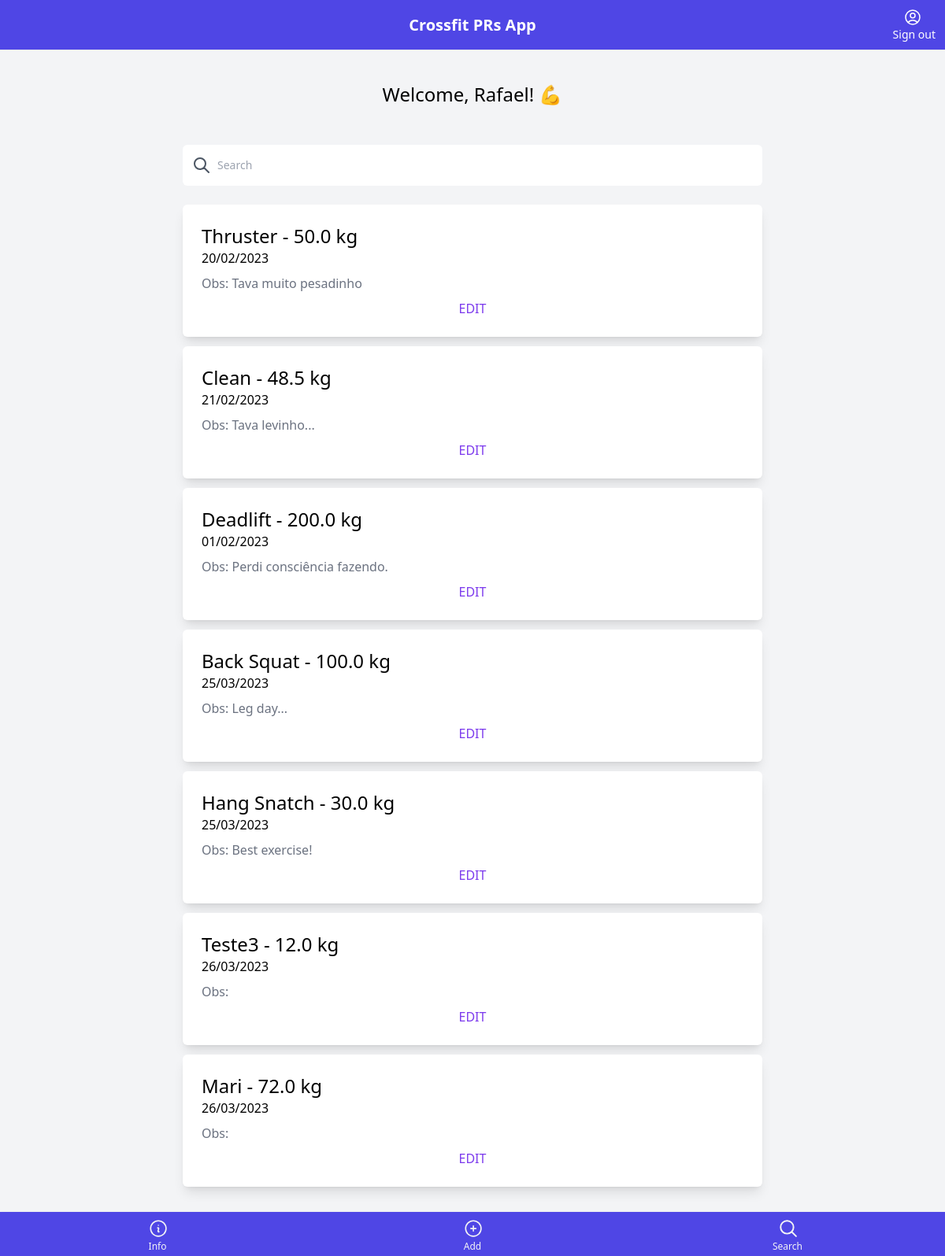
The app's page / (signed in) with its own data.
### core/models.py (models this page shows, shortened)
class Item(models.Model):
    name = models.CharField(max_length=255)
    observation = models.TextField(blank=True, null=True)
    personal_record = models.FloatField()
    pr_date = models.DateField()
    created_by = models.ForeignKey(User, related_name='items', on_delete=models.CASCADE)
    created_at = models.DateTimeField(auto_now_add=True)

### core/views.py (the view)
# urls.py: path('', views.index, name='index'),
@login_required
def index(request):
     query = request.GET.get('query','')
     items = Item.objects.filter(created_by=request.user)
     if query:
          items = items.filter(name__icontains=query)
     return render(request, 'core/index.html', {
          'items': items,
          'query': query
     })

### core/templates/core/index.html (shortened to what this page needs)
{% extends 'core/base.html' %}
{% block content %}
    <h2 class="mb-12 text-2xl text-center"> Welcome, {{ request.user.first_name }}! 💪 </h2>
    <form method="get" action="{% url 'core:index' %}">
        <div class="flex items-center">
            <div class="relative text-gray-600 focus-within:text-gray-400 w-full">
                <span class="absolute inset-y-0 left-0 flex items-center pl-2">
                  <button type="submit" class="p-1 focus:outline-none">
                    <svg fill="none" stroke="currentColor" stroke-linecap="round" stroke-linejoin="round" stroke-width="2" viewBox="0 0 24 24" class="w-6 h-6"><path d="M21 21l-6-6m2-5a7 7 0 11-14 0 7 7 0 0114 0z"></path></svg>
                  </button>
                </span>
                <input type="search" name="query" class=" w-full py-4 text-sm rounded-md pl-11 pr-5 focus:outline-none focus:bg-white focus:text-gray-900" placeholder="Search" value="{{ query }}" autocomplete="off">
            </div>
        </div>
    </form>
    <div class="mt-6 pb-12 rounded-md">
        <div class= "grid grid-cols-1 gap-3">
            {% for item in items %}
                <div>
                    <a href="{% url 'edit' item.id %}">
                        <div class="p-6 bg-white rounded-md shadow-lg">
                            <h2 class="text-2xl font-medium">{{ item.name }} - {{ item.personal_record }} kg</h2>
                            <p class="text-black-500">{{ item.pr_date|date:"d/m/Y" }} </p>
                            <p class="text-gray-500 py-2">Obs: {{ item.observation }} </p>
                            <p class="text-center text-violet-600 font-medium">EDIT</p>
                        </div>
                    </a>
                </div>
            {% endfor %}
        </div>
    </div>
{% endblock  %}

### core/templates/core/base.html (shortened to what this page needs)
{% load static %}
<!DOCTYPE html>
<html lang="en">
<head>
    <script src="https://cdn.tailwindcss.com"></script>
</head>
<body class="bg-gray-100">
	<nav class="py-6 px-6 flex justify-center items-center border-b border-gray-200 bg-indigo-600 h-16 sticky top-0 relative z-10">
		<a href="/" class="text-xl font-semibold text-white flex-grow text-center">Crossfit PRs App</a>
		<a href="{% if user.is_authenticated %}{% url 'core:logout' %}{% else %}{% url 'core:login' %}{% endif %}" class="flex items-center absolute right-3">
		  <div class="flex flex-col items-center">
			<span class="ml-2 text-white text-sm font-medium">
			  {% if user.is_authenticated %}
				Sign out
			  {% else %}
				Login
			  {% endif %}
			</span>
		  </div>
		</a>
	</nav>
    <div class="max-w-3xl mx-auto px-4 py-10">
        {% block content %}
        {% endblock  %}
    </div>
	<div class="w-full h-full">
		<section id="bottom-navigation" class="block fixed inset-x-0 bottom-0 z-10 bg-indigo-600 shadow">
			<div id="tabs" class="flex justify-between">
				<a href="{% url 'info' %}" class="w-full text-gray-100 focus:text-teal-500 hover:text-teal-500 justify-center inline-block text-center pt-2 pb-1">
					<span class="tab tab-home block text-xs">Info</span>
				</a>
				<a href="{% url 'new' %}" class="w-full text-gray-100 focus:text-teal-500 hover:text-teal-500 justify-center inline-block text-center pt-2 pb-1">
					<svg xmlns="http://www.w3.org/2000/svg" fill="none" viewBox="0 0 22 22" stroke-width="1.5" stroke="currentColor" class="w-8 h-6 inline-block mb-1">
						<path stroke-linecap="round" stroke-linejoin="round" d="M12 9v6m3-3H9m12 0a9 9 0 11-18 0 9 9 0 0118 0z" />
					</svg>
					<span class="tab tab-explore block text-xs">Add</span>
				</a>
				<a href="{% url 'core:index' %}" class="w-full text-gray-100 focus:text-teal-500 hover:text-teal-500 justify-center inline-block text-center pt-2 pb-1">
					<svg xmlns="http://www.w3.org/2000/svg" fill="none" viewBox="0 0 22 22" stroke-width="1.8" stroke="currentColor" class="w-8 h-6 inline-block mb-1">
						<path stroke-linecap="round" stroke-linejoin="round" d="M21 21l-5.197-5.197m0 0A7.5 7.5 0 105.196 5.196a7.5 7.5 0 0010.607 10.607z" />
					</svg>
					<span class="tab tab-whishlist block text-xs">Search</span>
				</a>
			</div>
		</section>
	</div>
</body>
</html>

### records on screen
Item: name "Thruster", personal_record "50.0", pr_date "20/02/2023", observation "Tava muito pesadinho"
Item: name "Clean", personal_record "48.5", pr_date "21/02/2023", observation "Tava levinho..."
Item: name "Deadlift", personal_record "200.0", pr_date "01/02/2023", observation "Perdi consciência fazendo."
Item: name "Back Squat", personal_record "100.0", pr_date "25/03/2023", observation "Leg day..."
Item: name "Hang Snatch", personal_record "30.0", pr_date "25/03/2023", observation "Best exercise!"
Item: name "Teste3", personal_record "12.0", pr_date "26/03/2023"
Item: name "Mari", personal_record "72.0", pr_date "26/03/2023"

### other values on screen
{{ request.user.first_name }} "Rafael"
